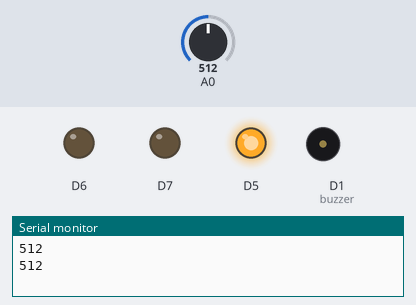
The sketch below on a simulated ESP8266 (NodeMCU). Shown: output pins drawn as LEDs (lit = HIGH), buzzer (waves = sounding, pin HIGH), the last lines printed to the serial monitor. The test bench sets the inputs (shaded band); at power-on: A0 = 512.

Above: at 2.3 s.
2.4 s: A0 set to 416
5.9 s: A0 set to 391
At 7.1 s:
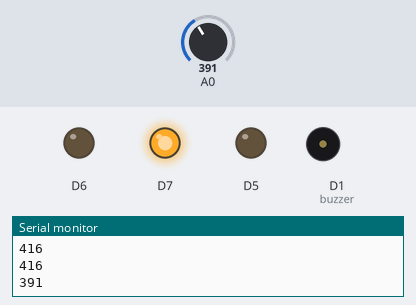
10.9 s: A0 set to 209
13.5 s: A0 set to 185
At 16.0 s:
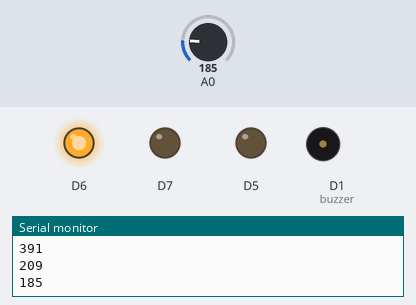
18.5 s: A0 set to 210
At 20.4 s:
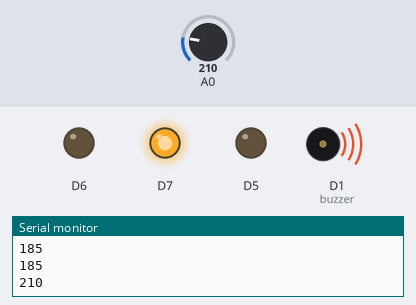
23.5 s: A0 set to 190
At 24.8 s:
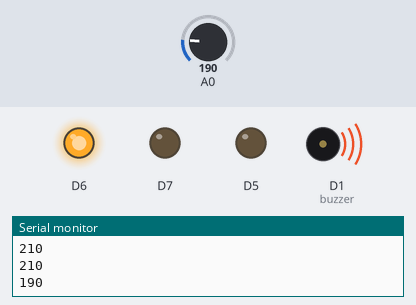
Timing chart, 0 to 29.5 s (numbered marks = the images above; inputs shaded):
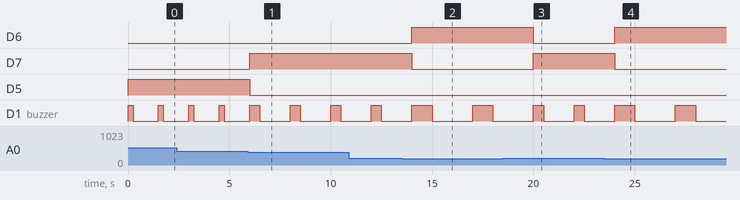

Measured:
- the behaviour switches between 401 and 400 on A0 (found by bisection; images 0 and 1)
- the behaviour switches between 200 and 199 on A0 (found by bisection; images 1 and 2)
- after the input at 5.9 s, D7: LOW → HIGH after 0.10 s; D5: HIGH → LOW after 0.10 s; D1 (buzzer): alternates HIGH for 0.50 s and LOW for 1.5 s, starting after 0.60 s
- after the input at 13.5 s, D6: LOW → HIGH after 0.50 s; D7: HIGH → LOW after 0.50 s; D1 (buzzer): HIGH → LOW after 1.5 s, → HIGH 2.0 s later, → LOW 1.0 s later
- after the input at 18.5 s, D6: HIGH → LOW after 1.5 s; D7: LOW → HIGH after 1.5 s
- after the input at 23.5 s, D6: LOW → HIGH after 0.50 s; D7: HIGH → LOW after 0.50 s; D1 (buzzer): HIGH → LOW after 1.5 s, → HIGH 2.0 s later, → LOW 1.0 s later
- by itself, D1 (buzzer): alternates HIGH for 0.25 s and LOW for 1.3 s

The sketch:

sound.ino
```cpp
int buzzer = D1;
void setup() {
  Serial.begin(115200);
  pinMode(D5, OUTPUT);
  pinMode(D6, OUTPUT);
  pinMode(D7, OUTPUT);
  pinMode(buzzer ,OUTPUT);
}
void loop() {
  int value = analogRead(A0);
  Serial.println(value);
  if (value<200){
  digitalWrite(D5, LOW);
  digitalWrite(D6, HIGH);
  digitalWrite(D7, LOW);
  digitalWrite(buzzer , HIGH);
  delay(1000);
  digitalWrite(buzzer , LOW);
  delay(1000);


}else if (value >= 200 and value <= 400 ){
  digitalWrite(D5, LOW);
  digitalWrite(D7, HIGH);
  digitalWrite(D6, LOW);
  digitalWrite(buzzer , HIGH);
  delay(500);
  digitalWrite(buzzer , LOW);
  delay(500);
  }else if (value > 400){
  digitalWrite(D6, LOW);
  digitalWrite(D5, HIGH);
  digitalWrite(D7, LOW);
  digitalWrite(buzzer , HIGH);
  delay(250);
  digitalWrite(buzzer , LOW);
  delay(250);
  }
  delay(1000);
  }
```
